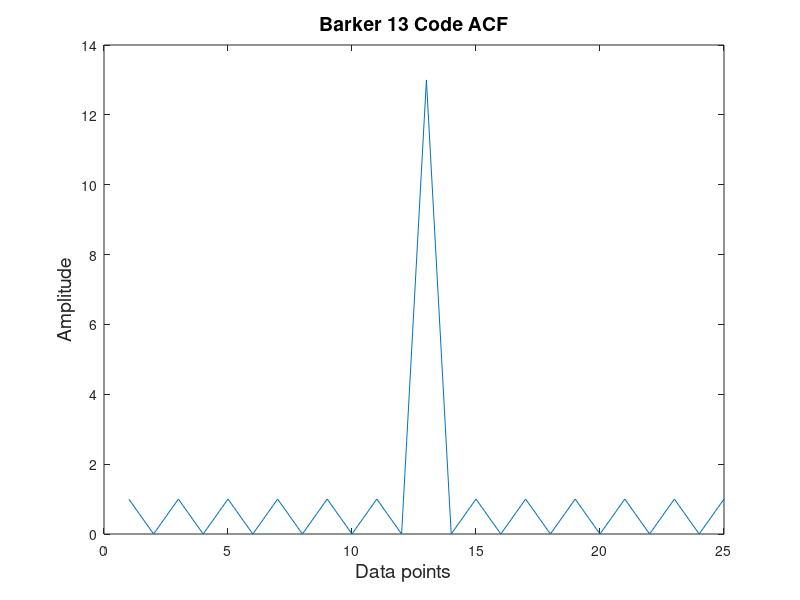
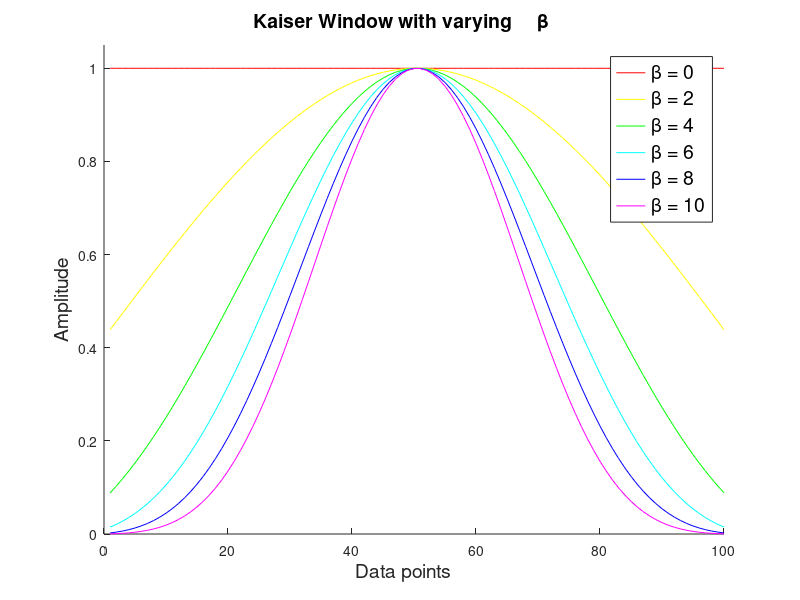

Reproduce these figures in MATLAB, in order. (Note: this script raises an error after producing the figures.)
close all;
clear all;

fontsize = 14;

%% first a simple barker ACF
phase = [ 1 1 1 1 1 -1 -1 1 1 -1 1 -1 1];

acf = abs(xcorr(phase,phase));

fig = figure;
plot(acf);
title('Barker 13 Code ACF', 'FontSize', fontsize);
ylabel('Amplitude    ', 'FontSize', fontsize);
xlabel('Data points    ', 'FontSize',fontsize);
filename = '../thesis/figures/barker13-acf.png';
print(fig, '-dpng', '-r300', filename);



%% kaiser parameters
N=6;
points = 100
kaiser_params = linspace(0,10,N);
s = cell(1,N);
C = [1 0 0; 1 1 0; 0 1 0; 0 1 1; 0 0 1; 1 0 1];
fig = figure;
hold on;
for i=1:length(kaiser_params)
  amp = kaiser(points, kaiser_params(i))';
  h(i) = plot(amp, 'Color', C(i, :));
  s{i} = sprintf('\\beta = %d', kaiser_params(i));
end
ind = [1 2 3 4 5 6];
leg=legend(h(ind),s{ind});
set(leg, 'FontSize', fontsize);
title('Kaiser Window with varying     \beta     ', 'FontSize', fontsize);
ylabel('Amplitude    ', 'FontSize', fontsize);
xlabel('Data points    ', 'FontSize',fontsize);
ylim([0 1.05]);

filename = '../thesis/figures/kaiserparams.png';
print(fig, '-dpng', '-r300', filename);

%% LFM whole AF
v_max = 100000;
carrier = 9.55e9;
series_name = 'lfm-full';
plot_title = 'LFM';
lim = inf;


f_points = 100;
impulse_response = [];
phase = [];
B = 5e6;

tau = 15e-6;
fs = 8e7;
N = tau*fs;
amp = ones(1,N);
f_signal = linspace(-B/2,B/2,N);

[clean_signal signal new_tau] = makesignal(amp, phase, f_signal, impulse_response, tau, fs);
[delay v the_af] = af(signal, clean_signal, new_tau, fs, v_max, f_points, carrier);
t_str = sprintf('%s ( \\tau=%3.3e s, f=%1.2f GHz)      ', plot_title, tau, carrier./1e9);
fig = plotaf(t_str, delay,v,the_af);
xlim([-lim lim]);
filename = sprintf('../thesis/figures/%s-%ius.png', series_name,tau*1e6);
print(fig, '-dpng', '-r300', filename);


%% Kaiser FFT
close all;

tau = 15e-6;
N = 256;
a = ones(1,20);
a = fftshift(abs(fft(a, N)));


b = kaiser(20,1);
b = fftshift(abs(fft(b, N)));


c = kaiser(20,10);
c = fftshift(abs(fft(c, N)));

d = kaiser(20,20);
d = fftshift(abs(fft(d, N)));

x = linspace(-N/2,N/2-1,N)/tau/1e3;
fig = figure;
plot(x,a,x,b,'--',x,c,':',x,d,'-.');
xlabel('Frequency / kHz', 'FontSize', fontsize)
leg = legend('rect. pulse','Kaiser \beta=1', 'Kaiser \beta=10', 'Kaiser \beta=20');
set(leg, 'FontSize', fontsize);
xlim([-.8e4 .8e4]);
filename = '../thesis/figures/fftspec.png';
print(fig, '-dpng', '-r300', filename);

%% LFM waveform
series_name = 'lfm-waveform';

impulse_response = [];
phase = [];
B = 5e6;
tau = 5e-6;
fs = 8e7;
N = tau*fs;
amp = ones(1,N);
f_signal = linspace(0,B,N);

[clean_signal signal new_tau] = makesignal(amp, phase, f_signal, impulse_response, tau, fs);
fig = figure;
x = linspace(0,tau,N);
plot(x,real(clean_signal));
xlim([0,tau]);
title('LFM waveform, \tau=5 \mus    ', 'FontSize',fontsize);
xlabel('Pulse length \tau    ', 'FontSize',fontsize);
filename = sprintf('../thesis/figures/%s-%ius.png', series_name,tau*1e6);
print(fig, '-dpng', '-r300', filename);


%% simple pulse waveform show-n-tell
impulse_response = [];
phase = [];
B = 5e6;
tau = 15e-6;
fs = 8e7;
N = tau*fs;
X = 100;
Y = 2000;
amp = [zeros(1,X) ones(1,N) zeros(1,X)];
f_signal = [zeros(1,X) 8e5*ones(1,N) zeros(1,X)];
[s signal new_tau] = makesignal(amp, phase, f_signal, impulse_response, tau, fs);

s = [s zeros(1, Y) s];

new_N = 2*N+4*X+Y;
x = 1:new_N;
fig = figure;
plot(x, real(s), x, abs(s), '--'); 
ylim([-1.1 1.1]);
xlim([0 new_N]);
xlabel('time    ', 'FontSize', fontsize);
filename = '../thesis/figures/basic_waveform.png';
print(fig, '-dpng', '-r300', filename);


%% pulse spectrum

fontsize = 13;
impulse_response = [];
phase = [];
B = 5e6;
tau = 15e-6;
fs = 1e8;
N = tau*fs;
fftN = 2^nextpow2(8*N);
amp = ones(1,N);
[s signal new_tau] = makesignal(amp, phase, [], impulse_response, tau, fs);

ss = fftshift(abs(fft(s, fftN)));
ss = ss/max(ss);


x=linspace(-N/2,N/2-1,fftN)/tau/1e6;
fig = figure;
plot(x,ss);
xlabel('Frequency / MHz','FontSize', fontsize);
ylabel('Normalized Magnitude','FontSize', fontsize);
title('Rectangular Pulse Frequency Spectrum','FontSize', fontsize);
xlim([-4 4]);
filename = '../thesis/figures/pulsespectrum.png';
print(fig, '-dpng', '-r300', filename);
